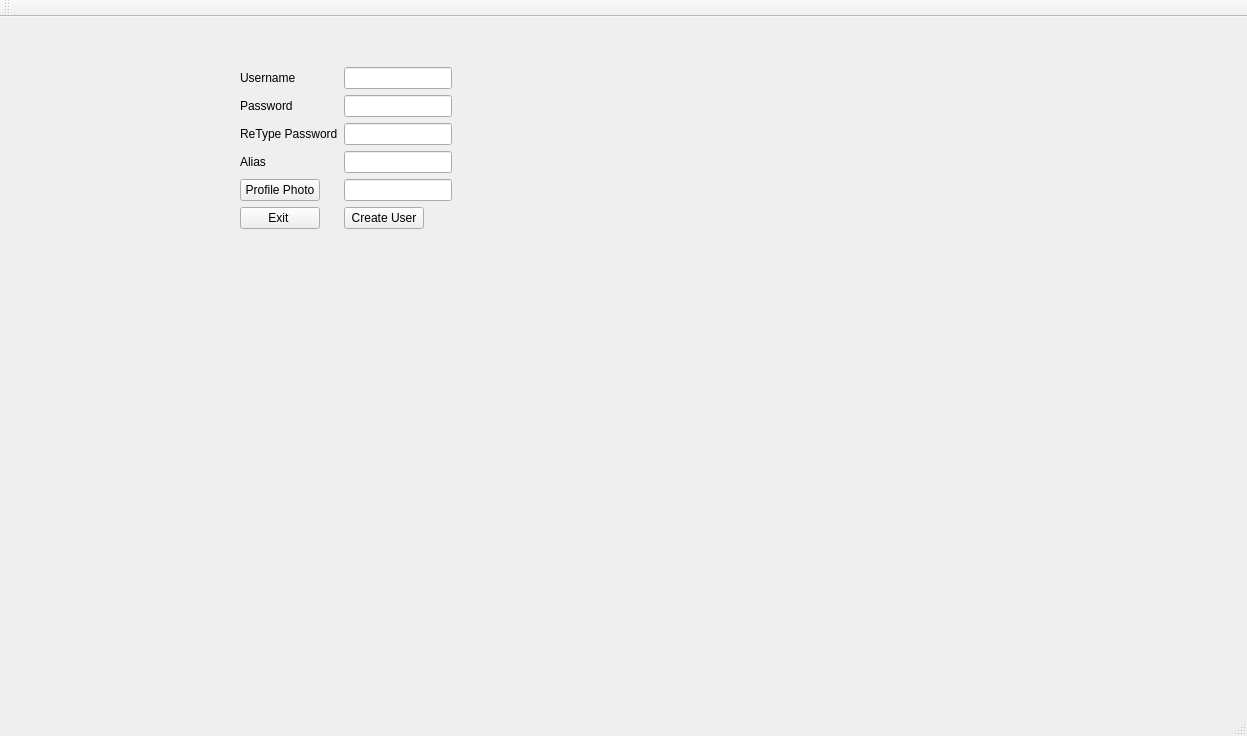
<?xml version="1.0" encoding="UTF-8"?>
<ui version="4.0">
 <class>MainWindow</class>
 <widget class="QMainWindow" name="MainWindow">
  <property name="geometry">
   <rect>
    <x>0</x>
    <y>0</y>
    <width>1247</width>
    <height>736</height>
   </rect>
  </property>
  <property name="sizePolicy">
   <sizepolicy hsizetype="Expanding" vsizetype="Expanding">
    <horstretch>1</horstretch>
    <verstretch>1</verstretch>
   </sizepolicy>
  </property>
  <property name="minimumSize">
   <size>
    <width>200</width>
    <height>200</height>
   </size>
  </property>
  <property name="windowTitle">
   <string>MainWindow</string>
  </property>
  <widget class="QWidget" name="centralwidget">
   <widget class="QWidget" name="formWidget" native="true">
    <property name="geometry">
     <rect>
      <x>240</x>
      <y>50</y>
      <width>431</width>
      <height>301</height>
     </rect>
    </property>
    <layout class="QFormLayout" name="formLayout">
     <property name="fieldGrowthPolicy">
      <enum>QFormLayout::FieldsStayAtSizeHint</enum>
     </property>
     <item row="5" column="0">
      <widget class="QLabel" name="aliasLabel">
       <property name="text">
        <string>Alias</string>
       </property>
      </widget>
     </item>
     <item row="5" column="1">
      <widget class="QLineEdit" name="aliasLineEdit"/>
     </item>
     <item row="4" column="1">
      <widget class="QLineEdit" name="reTypePasswordLineEdit"/>
     </item>
     <item row="4" column="0">
      <widget class="QLabel" name="reTypePasswordLabel">
       <property name="text">
        <string>ReType Password</string>
       </property>
      </widget>
     </item>
     <item row="3" column="1">
      <widget class="QLineEdit" name="passwordLineEdit"/>
     </item>
     <item row="3" column="0">
      <widget class="QLabel" name="passwordLabel">
       <property name="text">
        <string>&lt;html&gt;&lt;head/&gt;&lt;body&gt;&lt;p align=&quot;justify&quot;&gt;Password&lt;/p&gt;&lt;/body&gt;&lt;/html&gt;</string>
       </property>
      </widget>
     </item>
     <item row="2" column="1">
      <widget class="QLineEdit" name="usernameLineEdit"/>
     </item>
     <item row="2" column="0">
      <widget class="QLabel" name="usernameLabel">
       <property name="text">
        <string>Username</string>
       </property>
      </widget>
     </item>
     <item row="6" column="0">
      <widget class="QPushButton" name="pushButton">
       <property name="text">
        <string>Profile Photo</string>
       </property>
      </widget>
     </item>
     <item row="6" column="1">
      <widget class="QLineEdit" name="lineEdit"/>
     </item>
     <item row="7" column="1">
      <widget class="QPushButton" name="createUserButton">
       <property name="text">
        <string>Create User</string>
       </property>
      </widget>
     </item>
     <item row="7" column="0">
      <widget class="QPushButton" name="exitButton">
       <property name="text">
        <string>      Exit       </string>
       </property>
      </widget>
     </item>
    </layout>
   </widget>
  </widget>
  <widget class="QMenuBar" name="menubar">
   <property name="geometry">
    <rect>
     <x>0</x>
     <y>0</y>
     <width>1247</width>
     <height>22</height>
    </rect>
   </property>
   <property name="defaultUp">
    <bool>false</bool>
   </property>
  </widget>
  <widget class="QStatusBar" name="statusbar"/>
  <widget class="QToolBar" name="topToolBar">
   <property name="windowTitle">
    <string>toolBar</string>
   </property>
   <attribute name="toolBarArea">
    <enum>TopToolBarArea</enum>
   </attribute>
   <attribute name="toolBarBreak">
    <bool>false</bool>
   </attribute>
  </widget>
 </widget>
 <resources/>
 <connections/>
</ui>
